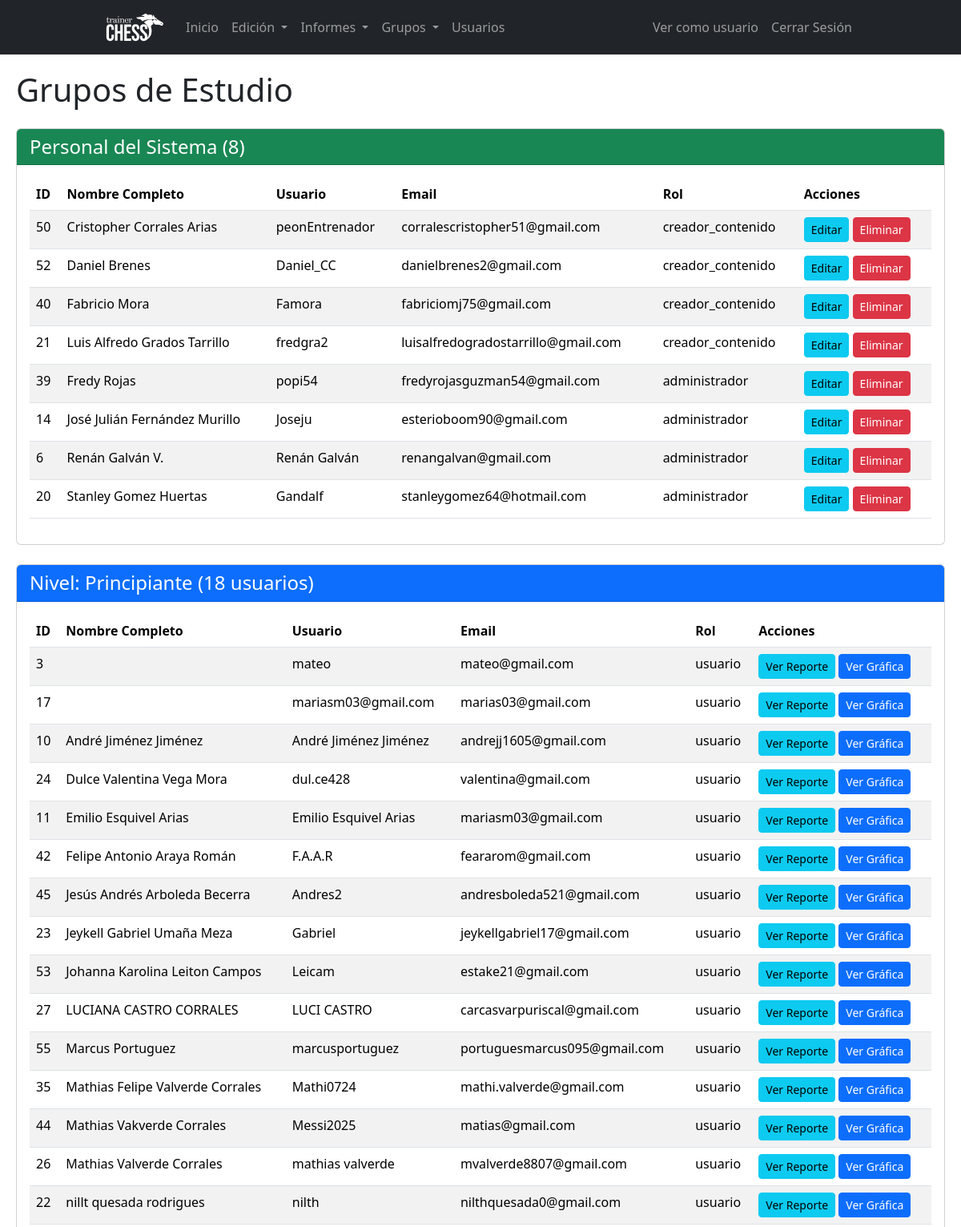
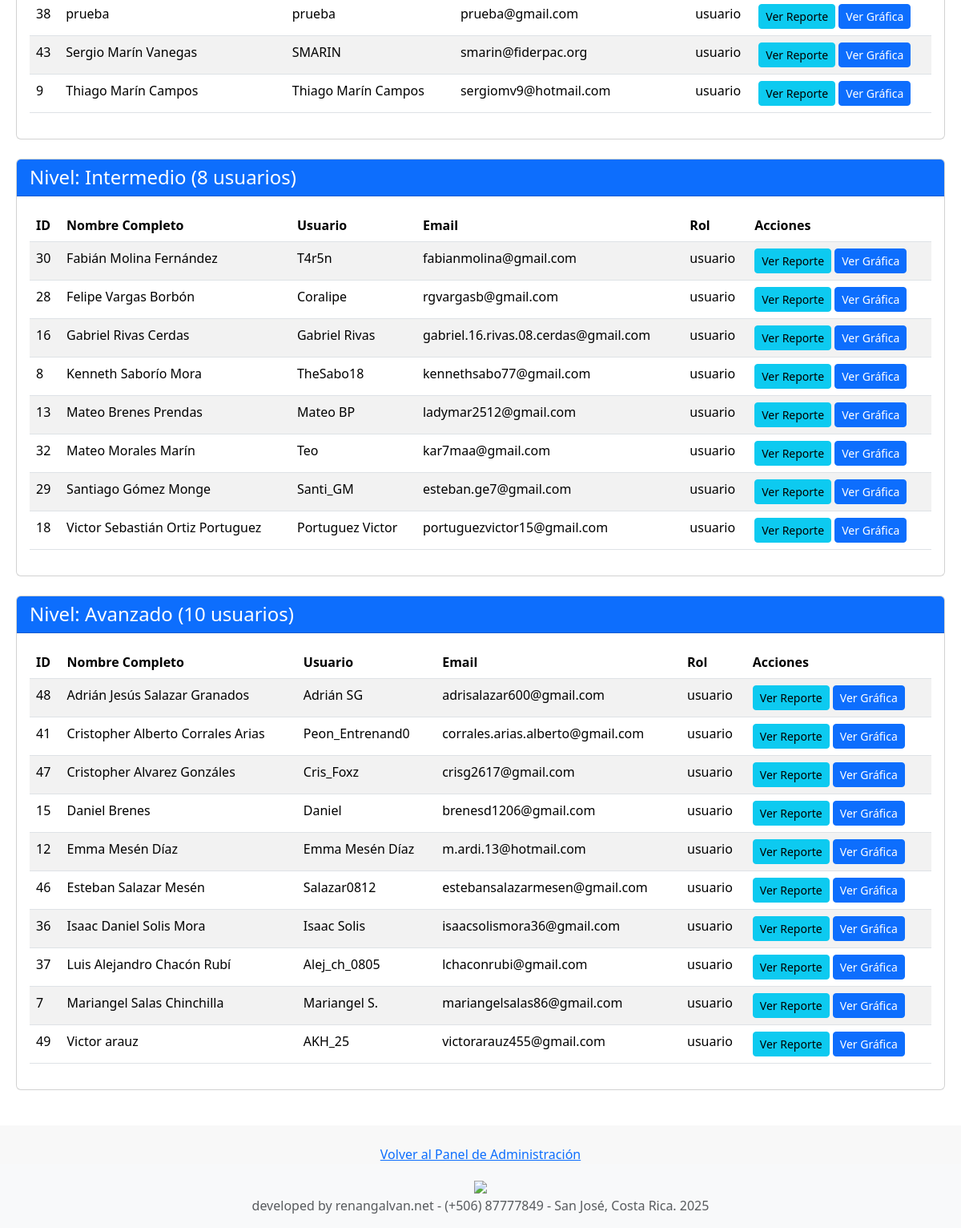
The app's page /admin/grupos.php (signed in) with its own data (2 pictures, top to bottom).
### tables this page shows
CREATE TABLE `usuarios` (
  `id_usuarios` int(11) NOT NULL,
  `nombre_usuario` varchar(50) NOT NULL,
  `nombre_completo` varchar(255) DEFAULT NULL,
  `email` varchar(100) NOT NULL,
  `password` varchar(255) NOT NULL,
  `fecha_registro` timestamp NOT NULL DEFAULT current_timestamp(),
  `autorizado` tinyint(1) NOT NULL DEFAULT 0,
  `rol` enum('usuario','instructor','creador_contenido','administrador') NOT NULL DEFAULT 'usuario',
  `nivel_ajedrez` enum('Principiante','Intermedio','Avanzado') NOT NULL DEFAULT 'Principiante',
  `rating` int(11) DEFAULT 1200,
  `reset_token_hash` varchar(64) DEFAULT NULL,
  `reset_token_expires_at` datetime DEFAULT NULL
);

### admin/grupos.php (the view, shortened to what this page needs)
<?php
require_once 'includes/header.php';
require_once '../db_connect.php';
$grupos = [
    'Principiante' => [],
    'Intermedio' => [],
    'Avanzado' => []
];
$error = '';
$staff_members = [];
try {
    $staff_roles = ['administrador', 'instructor', 'creador_contenido'];
    $placeholders = implode(',', array_fill(0, count($staff_roles), '?'));
    $sql_staff = "SELECT id_usuarios, nombre_usuario, nombre_completo, email, rol FROM usuarios WHERE rol IN ($placeholders) ORDER BY rol ASC, nombre_completo ASC";
    $stmt_staff = $conn->prepare($sql_staff);
    $stmt_staff->bind_param(str_repeat('s', count($staff_roles)), ...$staff_roles);
    $stmt_staff->execute();
    $result_staff = $stmt_staff->get_result();
    if ($result_staff->num_rows > 0) {
        while ($row = $result_staff->fetch_assoc()) {
            $staff_members[] = $row;
        }
    }
    $student_roles_to_exclude = ['administrador', 'instructor', 'creador_contenido'];
    $student_placeholders = implode(',', array_fill(0, count($student_roles_to_exclude), '?'));
    $sql = "SELECT id_usuarios, nombre_usuario, nombre_completo, email, rol, nivel_ajedrez FROM usuarios WHERE autorizado = 1 AND rol NOT IN ($student_placeholders) ORDER BY nivel_ajedrez ASC, nombre_completo ASC";
    $stmt = $conn->prepare($sql);
    $stmt->bind_param(str_repeat('s', count($student_roles_to_exclude)), ...$student_roles_to_exclude);
    $stmt->execute();
    $result = $stmt->get_result();
    if ($result->num_rows > 0) {
        while ($row = $result->fetch_assoc()) {
            if (array_key_exists($row['nivel_ajedrez'], $grupos)) {
                $grupos[$row['nivel_ajedrez']][] = $row;
            }
        }
    }
} catch (Exception $e) {
    $error = "Error al cargar los usuarios: " . $e->getMessage();
}
?>
<div class="admin-container">
    <?php require_once 'includes/sidebar.php'; ?>
    <main class="main-content">
        <h1 class="mb-4">Grupos de Estudio</h1>
        <div class="card mb-4">
            <div class="card-header bg-success text-white">
                <h4 class="mb-0">Personal del Sistema (<?php echo count($staff_members); ?>)</h4>
            </div>
            <div class="card-body">
                <?php if (empty($staff_members)): ?>
                    <p class="text-muted">No hay personal registrado.</p>
                <?php else: ?>
                    <div class="table-responsive">
                        <table class="table table-striped table-hover">
                            <thead>
                                <tr>
                                    <th>ID</th>
                                    <th>Nombre Completo</th>
                                    <th>Usuario</th>
                                    <th>Email</th>
                                    <th>Rol</th>
                                    <th>Acciones</th>
                                </tr>
                            </thead>
                            <tbody>
                                <?php foreach ($staff_members as $staff_member): ?>
                                    <tr>
                                        <td><?php echo htmlspecialchars($staff_member['id_usuarios']); ?></td>
                                        <td><?php echo htmlspecialchars($staff_member['nombre_completo']); ?></td>
                                        <td><?php echo htmlspecialchars($staff_member['nombre_usuario']); ?></td>
                                        <td><?php echo htmlspecialchars($staff_member['email']); ?></td>
                                        <td><?php echo htmlspecialchars($staff_member['rol']); ?></td>
                                        <td>
                                            <a href="editar_usuario.php?id=<?php echo $staff_member['id_usuarios']; ?>" class="btn btn-sm btn-info">Editar</a>
                                            <a href="eliminar_usuario.php?id=<?php echo $staff_member['id_usuarios']; ?>" class="btn btn-sm btn-danger" onclick="return confirm('¿Estás seguro de que quieres eliminar a este miembro del personal?');">Eliminar</a>
                                        </td>
                                    </tr>
                                <?php endforeach; ?>
                            </tbody>
                        </table>
                    </div>
                <?php endif; ?>
            </div>
        </div>
        <?php if (!empty($error)): ?>
            <div class="alert alert-danger" role="alert"><?php echo $error; ?></div>
        <?php else: ?>
            <?php foreach ($grupos as $nivel => $usuarios_nivel): ?>
                <div class="card mb-4">
                    <div class="card-header bg-primary text-white">
                        <h4 class="mb-0">Nivel: <?php echo htmlspecialchars($nivel); ?> (<?php echo count($usuarios_nivel); ?> usuarios)</h4>
                    </div>
                    <div class="card-body">
                        <?php if (empty($usuarios_nivel)): ?>
                            <p class="text-muted">No hay usuarios en este nivel.</p>
                        <?php else: ?>
                            <div class="table-responsive">
                                <table class="table table-striped table-hover">
                                    <thead>
                                        <tr>
                                            <th>ID</th>
                                            <th>Nombre Completo</th>
                                            <th>Usuario</th>
                                            <th>Email</th>
                                            <th>Rol</th>
                                            <th>Acciones</th>
                                        </tr>
                                    </thead>
                                    <tbody>
                                        <?php foreach ($usuarios_nivel as $usuario): ?>
                                            <tr>
                                                <td><?php echo htmlspecialchars($usuario['id_usuarios']); ?></td>
                                                <td><?php echo htmlspecialchars($usuario['nombre_completo']); ?></td>
                                                <td><?php echo htmlspecialchars($usuario['nombre_usuario']); ?></td>
                                                <td><?php echo htmlspecialchars($usuario['email']); ?></td>
                                                <td><?php echo htmlspecialchars($usuario['rol']); ?></td>
                                                <td>
                                                    <a href="ver_reporte_usuario.php?id=<?php echo $usuario['id_usuarios']; ?>" class="btn btn-sm btn-info">Ver Reporte</a>
                                                    <a href="ver_grafica_usuario.php?id=<?php echo $usuario['id_usuarios']; ?>" class="btn btn-sm btn-primary">Ver Gráfica</a>
                                                </td>
                                            </tr>
                                        <?php endforeach; ?>
                                    </tbody>
                                </table>
                            </div>
                        <?php endif; ?>
                    </div>
                </div>
            <?php endforeach; ?>
        <?php endif; ?>
    </main>
</div>
<?php require_once 'includes/footer.php'; ?>

### css/style.css (style rules this page uses)
main { flex: 1; padding: 20px; }
.admin-container { width: 100%; display: flex; background-color: #a9a9a9; }
.main-content { flex-grow: 1; background-color: #fff; */ }

### records on screen
usuarios: id_usuarios "50", nombre_completo "Cristopher Corrales Arias", nombre_usuario "peonEntrenador", email "corralescristopher51@gmail.com", rol "creador_contenido"
usuarios: id_usuarios "52", nombre_completo "Daniel Brenes", nombre_usuario "Daniel_CC", email "danielbrenes2@gmail.com", rol "creador_contenido"
usuarios: id_usuarios "40", nombre_completo "Fabricio Mora", nombre_usuario "Famora", email "fabriciomj75@gmail.com", rol "creador_contenido"
usuarios: id_usuarios "21", nombre_completo "Luis Alfredo Grados Tarrillo", nombre_usuario "fredgra2", email "luisalfredogradostarrillo@gmail.com", rol "creador_contenido"
usuarios: id_usuarios "39", nombre_completo "Fredy Rojas", nombre_usuario "popi54", email "fredyrojasguzman54@gmail.com", rol "administrador"
usuarios: id_usuarios "14", nombre_completo "José Julián Fernández Murillo", nombre_usuario "Joseju", email "esterioboom90@gmail.com", rol "administrador"
usuarios: id_usuarios "6", nombre_completo "Renán Galván V.", nombre_usuario "Renán Galván", email "renangalvan@gmail.com", rol "administrador"
usuarios: id_usuarios "20", nombre_completo "Stanley Gomez Huertas", nombre_usuario "Gandalf", email "stanleygomez64@hotmail.com", rol "administrador"
usuarios: id_usuarios "3", nombre_usuario "mateo", email "mateo@gmail.com", rol "usuario"
usuarios: id_usuarios "17", nombre_usuario "mariasm03@gmail.com", email "marias03@gmail.com", rol "usuario"
usuarios: id_usuarios "10", nombre_completo "André Jiménez Jiménez", nombre_usuario "André Jiménez Jiménez", email "andrejj1605@gmail.com", rol "usuario"
usuarios: id_usuarios "24", nombre_completo "Dulce Valentina Vega Mora", nombre_usuario "dul.ce428", email "valentina@gmail.com", rol "usuario"
usuarios: id_usuarios "11", nombre_completo "Emilio Esquivel Arias", nombre_usuario "Emilio Esquivel Arias", email "mariasm03@gmail.com", rol "usuario"
usuarios: id_usuarios "42", nombre_completo "Felipe Antonio Araya Román", nombre_usuario "F.A.A.R", email "feararom@gmail.com", rol "usuario"
usuarios: id_usuarios "45", nombre_completo "Jesús Andrés Arboleda Becerra", nombre_usuario "Andres2", email "andresboleda521@gmail.com", rol "usuario"
usuarios: id_usuarios "23", nombre_completo "Jeykell Gabriel Umaña Meza", nombre_usuario "Gabriel", email "jeykellgabriel17@gmail.com", rol "usuario"
usuarios: id_usuarios "53", nombre_completo "Johanna Karolina Leiton Campos", nombre_usuario "Leicam", email "estake21@gmail.com", rol "usuario"
usuarios: id_usuarios "27", nombre_completo "LUCIANA CASTRO CORRALES", nombre_usuario "LUCI CASTRO", email "carcasvarpuriscal@gmail.com", rol "usuario"
usuarios: id_usuarios "55", nombre_completo "Marcus Portuguez", nombre_usuario "marcusportuguez", email "portuguesmarcus095@gmail.com", rol "usuario"
usuarios: id_usuarios "35", nombre_completo "Mathias Felipe Valverde Corrales", nombre_usuario "Mathi0724", email "mathi.valverde@gmail.com", rol "usuario"
usuarios: id_usuarios "44", nombre_completo "Mathias Vakverde Corrales", nombre_usuario "Messi2025", email "matias@gmail.com", rol "usuario"
usuarios: id_usuarios "26", nombre_completo "Mathias Valverde Corrales", nombre_usuario "mathias valverde", email "mvalverde8807@gmail.com", rol "usuario"
usuarios: id_usuarios "22", nombre_completo "nillt quesada rodrigues", nombre_usuario "nilth", email "nilthquesada0@gmail.com", rol "usuario"
usuarios: id_usuarios "38", nombre_completo "prueba", nombre_usuario "prueba", email "prueba@gmail.com", rol "usuario"
usuarios: id_usuarios "43", nombre_completo "Sergio Marín Vanegas", nombre_usuario "SMARIN", email "smarin@fiderpac.org", rol "usuario"
usuarios: id_usuarios "9", nombre_completo "Thiago Marín Campos", nombre_usuario "Thiago Marín Campos", email "sergiomv9@hotmail.com", rol "usuario"
usuarios: id_usuarios "30", nombre_completo "Fabián Molina Fernández", nombre_usuario "T4r5n", email "fabianmolina@gmail.com", rol "usuario"
usuarios: id_usuarios "28", nombre_completo "Felipe Vargas Borbón", nombre_usuario "Coralipe", email "rgvargasb@gmail.com", rol "usuario"
usuarios: id_usuarios "16", nombre_completo "Gabriel Rivas Cerdas", nombre_usuario "Gabriel Rivas", email "gabriel.16.rivas.08.cerdas@gmail.com", rol "usuario"
usuarios: id_usuarios "8", nombre_completo "Kenneth Saborío Mora", nombre_usuario "TheSabo18", email "kennethsabo77@gmail.com", rol "usuario"
usuarios: id_usuarios "13", nombre_completo "Mateo Brenes Prendas", nombre_usuario "Mateo BP", email "ladymar2512@gmail.com", rol "usuario"
usuarios: id_usuarios "32", nombre_completo "Mateo Morales Marín", nombre_usuario "Teo", email "kar7maa@gmail.com", rol "usuario"
usuarios: id_usuarios "29", nombre_completo "Santiago Gómez Monge", nombre_usuario "Santi_GM", email "esteban.ge7@gmail.com", rol "usuario"
usuarios: id_usuarios "18", nombre_completo "Victor Sebastián Ortiz Portuguez", nombre_usuario "Portuguez Victor", email "portuguezvictor15@gmail.com", rol "usuario"
usuarios: id_usuarios "48", nombre_completo "Adrián Jesús Salazar Granados", nombre_usuario "Adrián SG", email "adrisalazar600@gmail.com", rol "usuario"
usuarios: id_usuarios "41", nombre_completo "Cristopher Alberto Corrales Arias", nombre_usuario "Peon_Entrenand0", email "corrales.arias.alberto@gmail.com", rol "usuario"
usuarios: id_usuarios "47", nombre_completo "Cristopher Alvarez Gonzáles", nombre_usuario "Cris_Foxz", email "crisg2617@gmail.com", rol "usuario"
usuarios: id_usuarios "15", nombre_completo "Daniel Brenes", nombre_usuario "Daniel", email "brenesd1206@gmail.com", rol "usuario"
usuarios: id_usuarios "12", nombre_completo "Emma Mesén Díaz", nombre_usuario "Emma Mesén Díaz", email "m.ardi.13@hotmail.com", rol "usuario"
usuarios: id_usuarios "46", nombre_completo "Esteban Salazar Mesén", nombre_usuario "Salazar0812", email "estebansalazarmesen@gmail.com", rol "usuario"
usuarios: id_usuarios "36", nombre_completo "Isaac Daniel Solis Mora", nombre_usuario "Isaac Solis", email "isaacsolismora36@gmail.com", rol "usuario"
usuarios: id_usuarios "37", nombre_completo "Luis Alejandro Chacón Rubí", nombre_usuario "Alej_ch_0805", email "lchaconrubi@gmail.com", rol "usuario"
usuarios: id_usuarios "7", nombre_completo "Mariangel Salas Chinchilla", nombre_usuario "Mariangel S.", email "mariangelsalas86@gmail.com", rol "usuario"
usuarios: id_usuarios "49", nombre_completo "Victor arauz", nombre_usuario "AKH_25", email "victorarauz455@gmail.com", rol "usuario"

### other values on screen
count($staff_members) "8"
$nivel "Principiante"
count($usuarios_nivel) "18"
$nivel "Intermedio"
count($usuarios_nivel) "8"
$nivel "Avanzado"
count($usuarios_nivel) "10"
